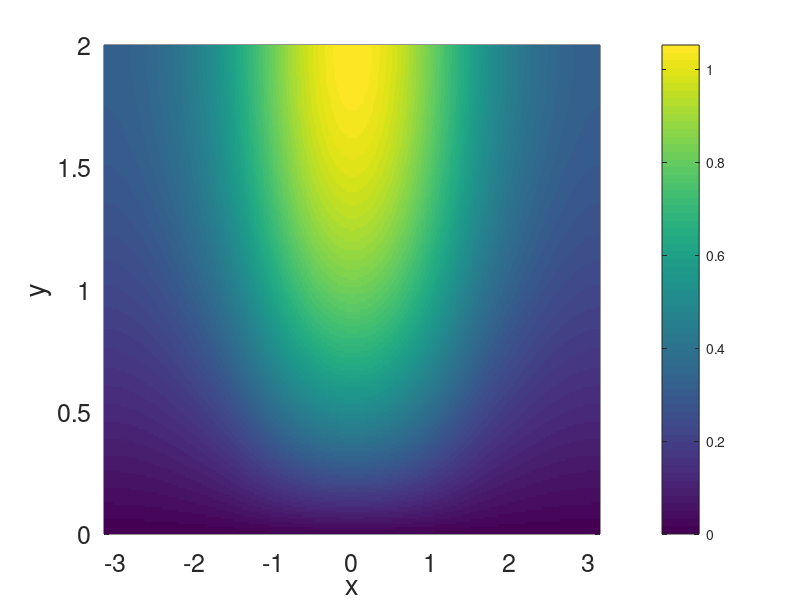
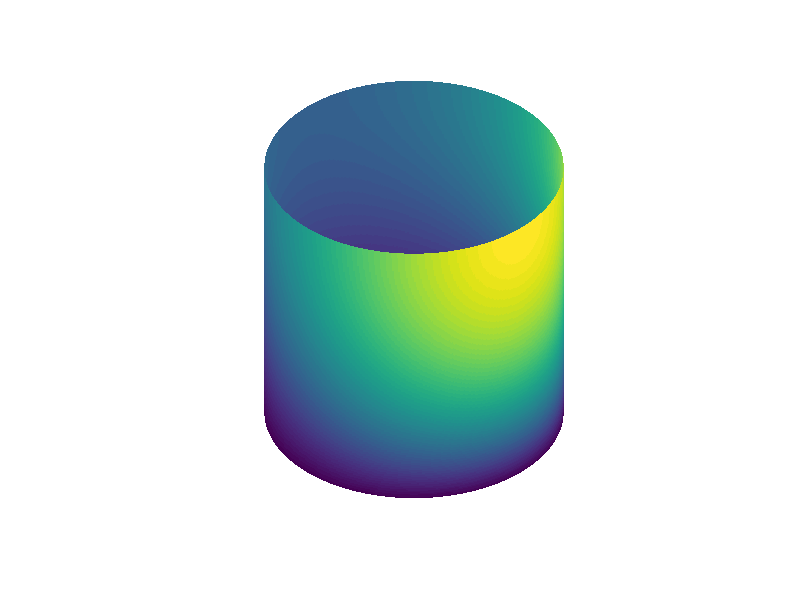

Source code (MATLAB) for these figures, in order:
% uxx + uyy = 0
close all
clc

% get a mesh of -pi <= x <= pi, 0 <= pi <= 2
nx = 60*10;
ny = 20*10;
hx = 2*pi/nx;
hy = 2/ny;
x = linspace(-pi,pi,nx+1);
y = linspace(2,0,ny+1); % easier for me to visualize y up top
[X,Y] = meshgrid(x,y);
% with left and bottom boundary removed
Xtrim = X(1:(end-1),2:(end));
Ytrim = Y(1:(end-1),2:(end));

% arrays
xvec = reshape(Xtrim,[],1);
yvec = reshape(Ytrim,[],1);
fvec = -max(cos(xvec),0);

% form matrix w/ blocks of size ny x ny
I = speye(ny);
T = spdiags([[ones(ny-2,1); 1; 0]/hy^2, -(2/hx^2+2/hy^2)*ones(ny,1), [0; 2; ones(ny-2,1)]/hy^2],-1:1,ny,ny);

IStructure = spdiags([ones(nx,1) zeros(nx,1) ones(nx,1)],-1:1,nx,nx);
IStructure(1,nx) = 1;
IStructure(nx,1) = 1;
A = kron(eye(nx),T) + kron(IStructure,I)/hx^2;

% solve
%T = timeit(@() A\fvec);
tic
u = A\fvec;
toc
umat = reshape(u,ny,nx);
ufull = [[umat(:,end), umat]; zeros(1,nx+1)];

% add in 

h1 = pcolor(X,Y,ufull);
set(h1, 'EdgeColor', 'none');
xlabel('x')
ylabel('y')
set(gca,'FontSize',18)
colorbar

figure()
h2 = surf(cos(X),sin(X),Y,ufull);
set(h2, 'EdgeColor', 'none');
axis equal
axis off
view([5 -5 5])

%clc
%T